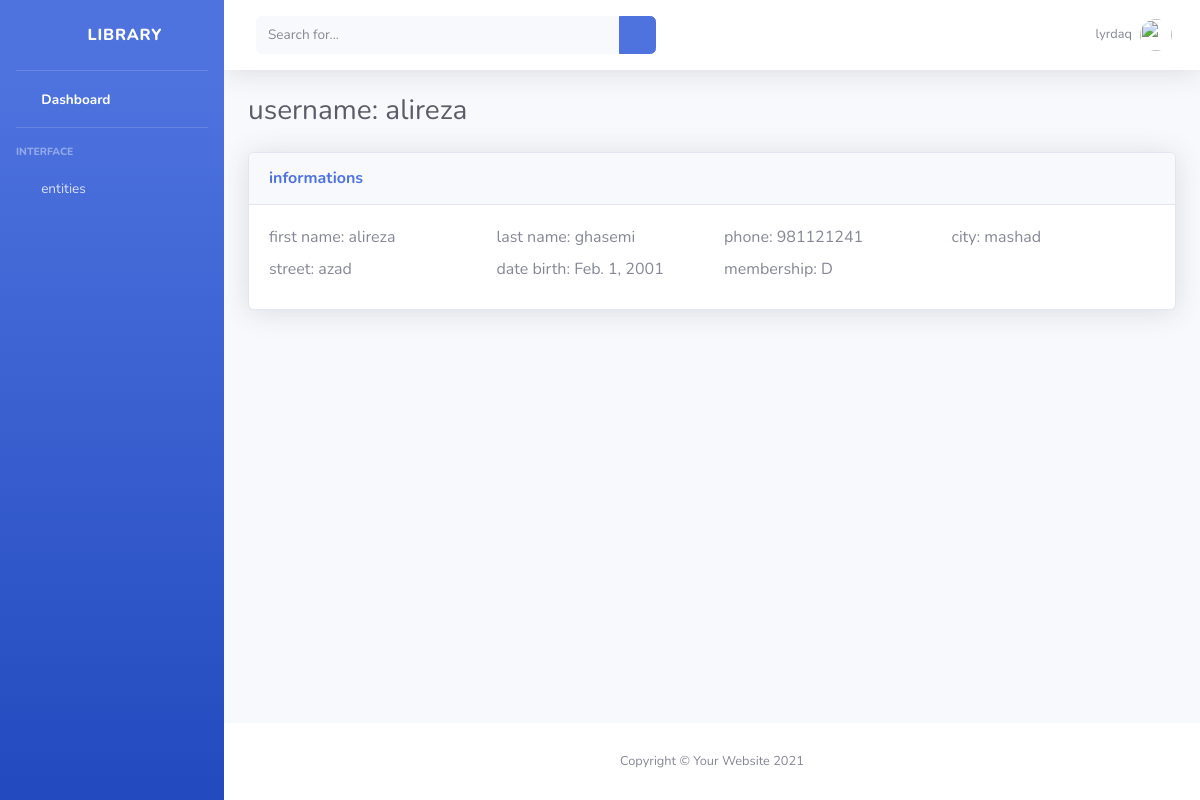
Page /account/user/5 (signed in) on the committed database.
### account/models.py (models this page shows, shortened)
class User(AbstractUser):
    MEMBERSHIP_CHOICES = [
        ('B','Bronze'),
        ('D','Gold'),
        ('S','Silver'),
    ]
    phone = models.CharField(max_length=200)
    date_birth = models.DateField(blank=True, null=True)
    membership = models.CharField(max_length=1,
        choices=MEMBERSHIP_CHOICES, default='B')

### Address/models.py (models this page shows)
class Address(models.Model):
    objects = AddressManager()
    city = models.CharField(max_length=200)
    street = models.CharField(max_length=200)
    content_type = models.ForeignKey(ContentType,
        on_delete=models.CASCADE)
    object_id = models.PositiveIntegerField()
    content_object = GenericForeignKey('content_type', 'object_id')
    class Meta:
        unique_together   = ('content_type', 'object_id')

### account/views.py (the view)
# urls.py: path('user/<int:pk>', UserDetailView.as_view() , name='userdetail'),
class UserDetailView(LoginRequiredMixin,AdminRequiredMixin,DetailView):
    context_object_name = 'userobj'
    template_name = 'account/userdetail.html'
    def get_queryset(self):
        pk = self.kwargs['pk']
        queryset = User.objects.filter(pk=pk)
        return queryset
    def get_context_data(self, **kwargs):
        context = super().get_context_data(**kwargs)
        pk = self.kwargs['pk']
        context['address'] = Address.objects.get_address_for(User,pk)
        return context

### Address/models.py (called while the page is built)
    def get_address_for(self, obj_type, obj_id):
        content_type = ContentType.objects.get_for_model(obj_type)
        address = Address.objects.filter(
            content_type=content_type,
            object_id=obj_id
        )
        if address:
            return address[0]
        return Address(city='',street='')

### Book/mixins.py (called while the page is built)
    def dispatch(self, request, *args, **kwargs):
        if self.request.user.is_staff == True:
            return super().dispatch(request, *args, **kwargs)
        else:
            return HttpResponse('<h2>you are not admin</h2>')

### templates/account/userdetail.html (shortened to what this page needs)
{% extends "book/base.html" %}
{% load static %}
{% block sidepanel %}
<ul class="navbar-nav bg-gradient-primary sidebar sidebar-dark accordion" id="accordionSidebar">
    <a class="sidebar-brand d-flex align-items-center justify-content-center" href="index.html">
        <div class="sidebar-brand-icon rotate-n-15">
            <i class="fas fa-laugh-wink"></i>
        </div>
        <div class="sidebar-brand-text mx-3"> Library</div>
    </a>
    <hr class="sidebar-divider my-0">
    <li class="nav-item active">
        <a class="nav-link" href="{% url 'book:home' %}">
            <i class="fas fa-fw fa-tachometer-alt"></i>
            <span>Dashboard</span></a>
    </li>
    <hr class="sidebar-divider">
    <div class="sidebar-heading">
        Interface
    </div>
    <li class="nav-item">
        <a class="nav-link collapsed" href="#" data-toggle="collapse" data-target="#collapseTwo"
            aria-expanded="true" aria-controls="collapseTwo">
            <i class="fas fa-fw fa-cog"></i>
            <span>entities</span>
        </a>
    </li>
</ul>
{% endblock sidepanel %}
{% block content %}
<div id="content">
    <nav class="navbar navbar-expand navbar-light bg-white topbar mb-4 static-top shadow">
        <form method="GET" action="{% url 'book:booklist' %}"
        class="d-none d-sm-inline-block form-inline mr-auto ml-md-3 my-2 my-md-0 mw-100 navbar-search">
        <div class="input-group">
            <input name="keyword" type="text" class="form-control bg-light border-0 small" placeholder="Search for..."
                aria-label="Search" aria-describedby="basic-addon2">
            <div class="input-group-append">
                <button class="btn btn-primary" type="submit">
                    <i class="fas fa-search fa-sm"></i>
                </button>
            </div>
        </div>
    </form>
        <ul class="navbar-nav ml-auto">
            <li class="nav-item dropdown no-arrow">
                <a class="nav-link dropdown-toggle" href="#" id="userDropdown" role="button"
                    data-toggle="dropdown" aria-haspopup="true" aria-expanded="false">
                    <span class="mr-2 d-none d-lg-inline text-gray-600 small">{{user.username}}</span>
                    <img class="img-profile rounded-circle"
                        src="{% static 'img/undraw_profile.svg' %}">
                </a>
            </li>
        </ul>
    </nav>
    <div class="container-fluid">
        <div class="d-sm-flex align-items-center justify-content-between mb-4">
            <h1 class="h3 mb-0 text-gray-800">username: {{userobj.username}}</h1>
        </div>
        <div class="card shadow mb-4">
            <div class="card-header py-3">
                <h6 class="m-0 font-weight-bold text-primary">informations</h6>
            </div>
            <div class="card-body">
                <div class="row">
                    <div class="col-3">
                        <label for="phoneb">first name: </label>
                        <span id="phoneb">{{userobj.first_name}}</span>
                    </div>
                    <div class="col-3">
                        <label for="phoneb">last name: </label>
                        <span id="phoneb">{{userobj.last_name}}</span>
                    </div>
                    <div class="col-3">
                        <label for="phoneb">phone: </label>
                        <span id="phoneb">{{userobj.phone}}</span>
                    </div>
                    <div class="col-3">
                        <label for="cityb">city: </label>
                        <span id="cityb">{{address.city}}</span>
                    </div>
                    <div class="col-3">
                        <label for="streetb">street: </label>
                        <span id="streetb">{{address.street}}</span>
                    </div>
                    <div class="col-3">
                        <label for="dateb">date birth: </label>
                        <span id="dateb">{{userobj.date_birth}}</span>
                    </div>
                    <div class="col-3">
                        <label for="membershipb">membership: </label>
                        <span id="membershipb">{{userobj.membership}}</span>
                    </div>
                </div>
            </div>
        </div>
    </div>
</div>
{% endblock content %}

### rows in the picture
User: username "lyrdaq"
User: username "alireza", first_name "alireza", last_name "ghasemi", phone "981121241", date_birth "Feb. 1, 2001", membership "D"
Address: city "mashad", street "azad"
